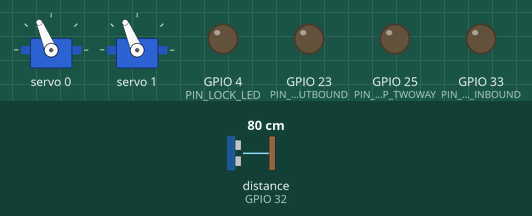
Recording of a sketch running on a simulated ESP32. Shown: 2 × servo, output pins drawn as LEDs (lit = HIGH). Wiring (inferred from the names in the program): ultrasonic range finder: trigger GPIO 5; echo GPIO 32. Inputs (shaded band) come from the test bench; at power-on: distance to the obstacle (sensor on GPIO 32) 80 cm. The echo pulse lasts 58.3 µs per cm; WiFi joins after 1.5 s; servers stay silent unless stated; pins used as bus, display or sensor lines are not drawn; what the sketch prints to the serial monitor is not drawn.

Above: at 3.3 s.
3.4 s: distance to the obstacle (sensor on GPIO 32) set to 16 cm
4.9 s: distance to the obstacle (sensor on GPIO 32) set to 13 cm
At 6.15 s:
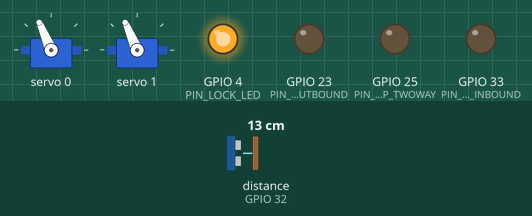
7.9 s: distance to the obstacle (sensor on GPIO 32) set to 18 cm
9.4 s: distance to the obstacle (sensor on GPIO 32) set to 2 cm
At 9.85 s:
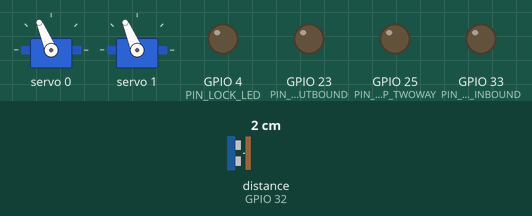
Timing chart, 0 to 13.4 s (numbered marks = the images above; inputs shaded):
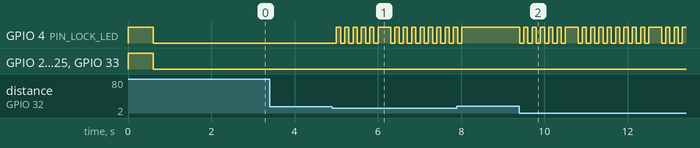

The sketch:

main.ino
```cpp
#include <WiFi.h>
#include <HTTPClient.h>
#include <ArduinoJson.h>
#include <Wire.h>
#include <Adafruit_PWMServoDriver.h>

// WiFi Configuration

const char* WIFI_SSID     = "";
const char* WIFI_PASSWORD = "";

// Supabase Configuration
const char* SUPABASE_URL  = "";
const char* SUPABASE_KEY  = "";

// Hardware Pin Definitions (WROVER Safe - GPIO 16 & 17 Avoided)
const int PIN_LOCK_LED      = 4;   // Red LED: Lock Indicator
const int PIN_FLAP_INBOUND  = 33;  // Inbound LED (Moved from 17 due to WROVER PSRAM)
const int PIN_FLAP_OUTBOUND = 23;  // Outbound LED
const int PIN_FLAP_TWOWAY   = 25;  // Two-Way LED

const int TRIG_PIN          = 5;   // Ultrasonic Sensor Trig
const int ECHO_PIN          = 32;  // Ultrasonic Sensor Echo (Moved from 16 due to WROVER PSRAM)

// PCA9685 Setup
Adafruit_PWMServoDriver pca = Adafruit_PWMServoDriver(0x40);
#define SERVO_LEFT_CH   0
#define SERVO_RIGHT_CH  1
#define SERVOMIN        125  // ~0 degrees
#define SERVOMAX        575  // ~180 degrees

// Operational Parameters
const int TRIGGER_DISTANCE_CM = 15;   // Trigger door when object closer than 15cm
const int DOOR_OPEN_TIME_MS   = 4000; // Hold door open duration

// Global State Tracking
String windowState = "";
String flapRule    = "";
bool isDoorOpen    = false;

unsigned long lastPollTime = 0;
const unsigned long POLL_INTERVAL = 2000; // Poll Supabase every 2 seconds

// Convert Angle (0-180) to PCA Pulse
int angleToPulse(int angle) {
    return map(angle, 0, 180, SERVOMIN, SERVOMAX);
}

// Drive Both Servos to Open or Closed Positions
void setDoorPosition(bool open) {
    if (open) {
        pca.setPWM(SERVO_LEFT_CH, 0, angleToPulse(0));
        pca.setPWM(SERVO_RIGHT_CH, 0, angleToPulse(180));
        isDoorOpen = true;
        Serial.println(" [Servos] Doors Opened");
    } else {
        pca.setPWM(SERVO_LEFT_CH, 0, angleToPulse(90));
        pca.setPWM(SERVO_RIGHT_CH, 0, angleToPulse(90));
        isDoorOpen = false;
        Serial.println(" [Servos] Doors Closed");
    }
}

// Ultrasonic Sensor Reading
float getDistanceCM() {
    digitalWrite(TRIG_PIN, LOW);
    delayMicroseconds(2);
    digitalWrite(TRIG_PIN, HIGH);
    delayMicroseconds(10);
    digitalWrite(TRIG_PIN, LOW);

    long duration = pulseIn(ECHO_PIN, HIGH, 30000); // 30ms Timeout
    if (duration == 0) return 999.0;

    return (duration * 0.0343) / 2.0;
}

void setup() {
    Serial.begin(115200);

    // Initialize Pins
    pinMode(PIN_LOCK_LED, OUTPUT);
    pinMode(PIN_FLAP_INBOUND, OUTPUT);
    pinMode(PIN_FLAP_OUTBOUND, OUTPUT);
    pinMode(PIN_FLAP_TWOWAY, OUTPUT);
    pinMode(TRIG_PIN, OUTPUT);
    pinMode(ECHO_PIN, INPUT);

    // Initialize PCA9685 PWM Driver
    Wire.begin(21, 22); // SDA=21, SCL=22
    pca.begin();
    pca.setPWMFreq(50); // Standard 50Hz Servo Frequency
    setDoorPosition(false); // Default closed position

    // Startup Flash Sequence
    digitalWrite(PIN_LOCK_LED, HIGH);
    digitalWrite(PIN_FLAP_INBOUND, HIGH);
    digitalWrite(PIN_FLAP_OUTBOUND, HIGH);
    digitalWrite(PIN_FLAP_TWOWAY, HIGH);
    delay(600);
    digitalWrite(PIN_LOCK_LED, LOW);
    digitalWrite(PIN_FLAP_INBOUND, LOW);
    digitalWrite(PIN_FLAP_OUTBOUND, LOW);
    digitalWrite(PIN_FLAP_TWOWAY, LOW);

    // WiFi Initialization
    WiFi.begin(WIFI_SSID, WIFI_PASSWORD);
    Serial.print("Connecting to WiFi");
    while (WiFi.status() != WL_CONNECTED) {
        delay(500);
        Serial.print(".");
    }
    Serial.println("\nWiFi Connected successfully!");
}

void loop() {
    // 1. Non-blocking Supabase DB Polling
    if (millis() - lastPollTime >= POLL_INTERVAL) {
        lastPollTime = millis();
        fetchSupabaseConfig();
    }

    // 2. Ultrasonic Motion Check
    checkUltrasonicDoorTrigger();
}

void checkUltrasonicDoorTrigger() {
    float distance = getDistanceCM();

    if (distance <= TRIGGER_DISTANCE_CM && distance > 0) {
        Serial.printf("\n[Sensor] Object Detected! Distance: %.1f cm\n", distance);

        if (windowState == "unlocked") {
            if (!isDoorOpen) {
                Serial.println(" -> Access Granted: Opening Door...");
                setDoorPosition(true);
                delay(DOOR_OPEN_TIME_MS);

                Serial.println(" -> Auto-Closing Door...");
                setDoorPosition(false);
            }
        } else {
            Serial.println(" -> Access Denied: System is LOCKED.");

            // Access Denied Warning: Flash Red LED 3 times
            for (int i = 0; i < 3; i++) {
                digitalWrite(PIN_LOCK_LED, LOW);
                delay(100);
                digitalWrite(PIN_LOCK_LED, HIGH);
                delay(100);
            }
            // Ensure Red LED returns to SOLID HIGH (Locked state)
            digitalWrite(PIN_LOCK_LED, HIGH);
        }
    }
}

void fetchSupabaseConfig() {
    if (WiFi.status() != WL_CONNECTED) return;

    HTTPClient http;
    http.begin(SUPABASE_URL);
    http.addHeader("apikey", SUPABASE_KEY);
    http.addHeader("Authorization", String("Bearer ") + SUPABASE_KEY);

    int httpCode = http.GET();

    if (httpCode == HTTP_CODE_OK) {
        String payload = http.getString();

        StaticJsonDocument<256> doc;
        DeserializationError error = deserializeJson(doc, payload);

        if (!error) {
            String newWindowState = "";
            String newFlapRule    = "";

            if (doc.is<JsonArray>() && doc.size() > 0) {
                newWindowState = doc[0]["window_state"].as<String>();
                newFlapRule    = doc[0]["flap_rule"].as<String>();
            } else if (doc.is<JsonObject>()) {
                newWindowState = doc["window_state"].as<String>();
                newFlapRule    = doc["flap_rule"].as<String>();
            }

            // Update Hardware if state has changed
            if (newWindowState != windowState || newFlapRule != flapRule) {
                windowState = newWindowState;
                flapRule    = newFlapRule;

                Serial.println("\n==================================");
                Serial.println("  DATABASE STATE CHANGED");
                Serial.printf("  Window: %s | Flap: %s\n", windowState.c_str(), flapRule.c_str());
                Serial.println("==================================");

                updateHardwareOutputs();
            }
        }
    }
    http.end();
}

void updateHardwareOutputs() {
    // 1. Red Lock Indicator LED
    if (windowState == "unlocked") {
        digitalWrite(PIN_LOCK_LED, LOW);  // LED OFF = Unlocked
        Serial.println(" -> [Hardware] Red LED LOW  (Door Unlocked)");
    } else {
        digitalWrite(PIN_LOCK_LED, HIGH); // LED ON = Locked
        Serial.println(" -> [Hardware] Red LED HIGH (Door Locked)");
    }

    // 2. Flap Rule Outputs
    if (flapRule == "two_way" || flapRule == "both") {
        digitalWrite(PIN_FLAP_INBOUND, LOW);
        digitalWrite(PIN_FLAP_OUTBOUND, LOW);
        digitalWrite(PIN_FLAP_TWOWAY, HIGH);
    }
    else if (flapRule == "outbound_only" || flapRule == "outbound") {
        digitalWrite(PIN_FLAP_INBOUND, LOW);
        digitalWrite(PIN_FLAP_OUTBOUND, HIGH);
        digitalWrite(PIN_FLAP_TWOWAY, LOW);
    }
    else {
        digitalWrite(PIN_FLAP_INBOUND, HIGH);
        digitalWrite(PIN_FLAP_OUTBOUND, LOW);
        digitalWrite(PIN_FLAP_TWOWAY, LOW);
    }
}
```

Measured:
- the behaviour switches between 15 and 14 cm on distance to the obstacle (sensor on GPIO 32) (found by bisection; images 0 and 1)
- after the input at 3.4 s, every drawn part: stays the same
- after the input at 4.9 s, GPIO 4 (PIN_LOCK_LED): goes 5 × (HIGH 0.10 s, LOW 0.10 s), HIGH 0.30 s, 7 × (LOW 0.10 s, HIGH 0.10 s), LOW 0.10 s, then HIGH, starting after 0.10 s
- after the input at 7.9 s, GPIO 4 (PIN_LOCK_LED): goes on until 8.0 s, then stays HIGH
- after the input at 9.4 s, GPIO 4 (PIN_LOCK_LED): HIGH → LOW at once, → HIGH 0.10 s later, → LOW 0.10 s later, → HIGH 0.10 s later, … (36 changes in this stretch)
